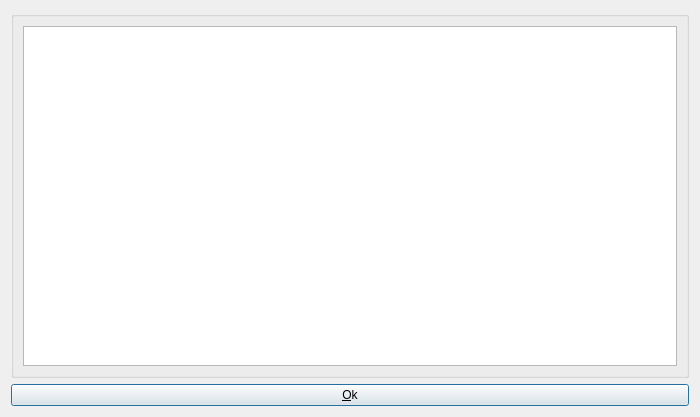
<?xml version="1.0" encoding="UTF-8"?>
<ui version="4.0">
 <class>SimpleMessageDlg</class>
 <widget class="QDialog" name="SimpleMessageDlg">
  <property name="geometry">
   <rect>
    <x>0</x>
    <y>0</y>
    <width>700</width>
    <height>417</height>
   </rect>
  </property>
  <property name="windowTitle">
   <string>AlephERP</string>
  </property>
  <property name="windowIcon">
   <iconset resource="../resources/resources.qrc">
    <normaloff>:/aplicacion/images/alephLogoIcon.ico</normaloff>:/aplicacion/images/alephLogoIcon.ico</iconset>
  </property>
  <layout class="QVBoxLayout" name="verticalLayout">
   <item>
    <widget class="QGroupBox" name="groupBox">
     <property name="title">
      <string/>
     </property>
     <layout class="QHBoxLayout" name="horizontalLayout">
      <item>
       <widget class="QTextEdit" name="txtMessage">
        <property name="textInteractionFlags">
         <set>Qt::TextSelectableByKeyboard|Qt::TextSelectableByMouse</set>
        </property>
       </widget>
      </item>
     </layout>
    </widget>
   </item>
   <item>
    <widget class="QPushButton" name="pbOk">
     <property name="text">
      <string>&amp;Ok</string>
     </property>
     <property name="icon">
      <iconset resource="../resources/resources.qrc">
       <normaloff>:/aplicacion/images/ok.png</normaloff>:/aplicacion/images/ok.png</iconset>
     </property>
    </widget>
   </item>
  </layout>
 </widget>
 <resources>
  <include location="../resources/resources.qrc"/>
  <include location="../resources/resources.qrc"/>
 </resources>
 <connections/>
</ui>
